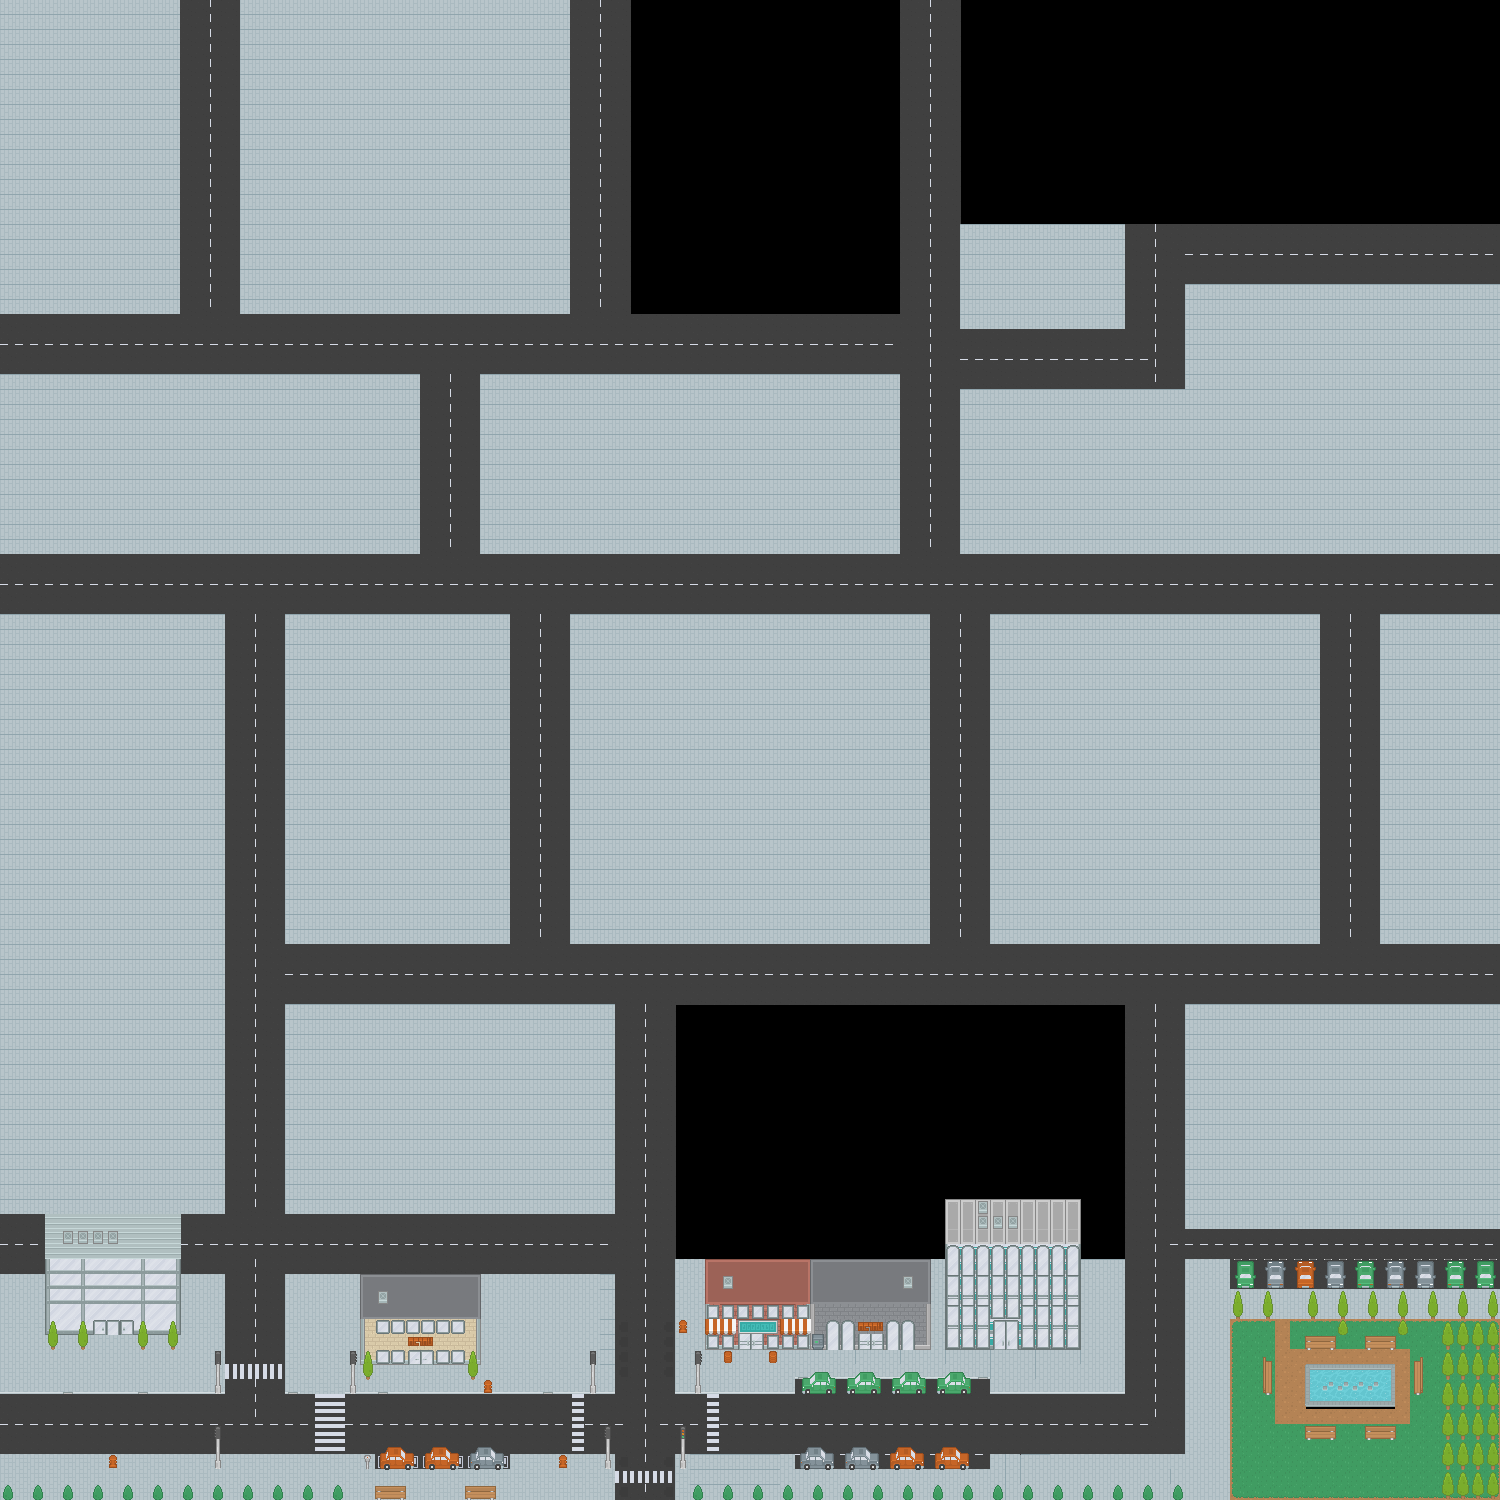

This game map was drawn from its Tiled (.tmx) file and the tilesets committed beside it. A one-line description and the trimmed map source follow:
An orthogonal 100x100 tile map with 15x15 px tiles, 3 tile layers (Tile Layer 1, Tile Layer 2, Tile Layer 4), 1 hidden layer not drawn.

<map version="1.0" tiledversion="1.0.3" orientation="orthogonal" renderorder="left-down" width="100" height="100" tilewidth="15" tileheight="15" nextobjectid="1">
 <tileset firstgid="1" source="maptiles.tsx" />
 <layer name="Tile Layer 1" width="100" height="100">
  <data>[10000 cells, 8546 non-empty, 42 distinct tile ids]</data>
 </layer>
 <layer name="Collision layer" width="100" height="100" visible="0">
  <data>[10000 cells, 0 non-empty, 0 distinct tile ids]</data>
 </layer>
 <layer name="Tile Layer 2" width="100" height="100">
  <data>[10000 cells, 542 non-empty, 114 distinct tile ids]</data>
 </layer>
 <layer name="Tile Layer 4" width="100" height="100">
  <data>[10000 cells, 140 non-empty, 31 distinct tile ids]</data>
 </layer>
</map>
